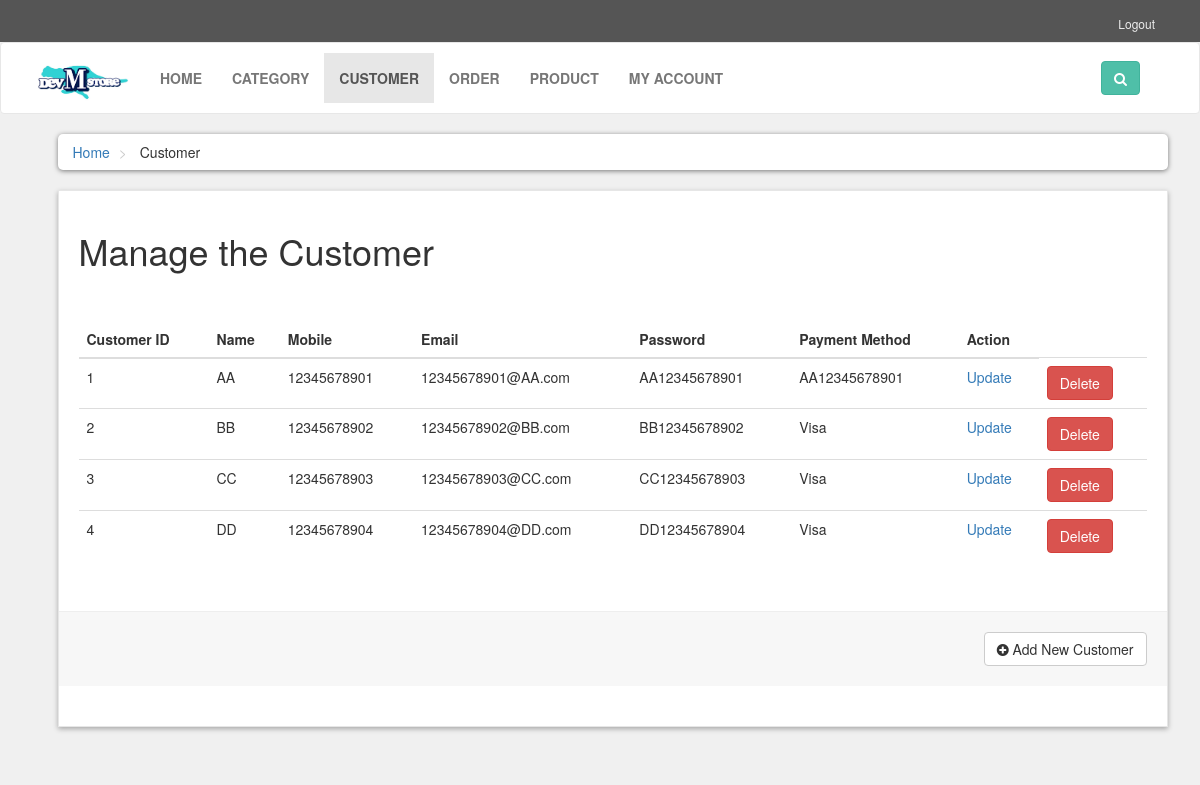
/customer.php, run on the app's committed database.
### tables this page shows
CREATE TABLE `customer` (
  `customer_id` int(11) NOT NULL,
  `customer_name` varchar(255) NOT NULL,
  `customer_mobile` varchar(255) NOT NULL,
  `customer_email` varchar(255) NOT NULL,
  `customer_password` varchar(255) NOT NULL,
  `customer_paymethod` varchar(255) NOT NULL
);

### customer.php (the view, shortened to what this page needs)
<!DOCTYPE html>
<html>
<head>
    <link rel="stylesheet" href="styles/bootstrap-337.min.css">
    <link rel="stylesheet" href="font-awsome/css/font-awesome.min.css">
    <link rel="stylesheet" href="styles/style.css">
</head>
<body>
<div id="top">
    <div class="container">
        <div class="col-md-6 offer">
        </div>
        <div class="col-md-6">
            <ul class="menu">
                <li>
                    <a href="index.php">Logout</a>
                </li>
            </ul>
        </div>
    </div>
</div>
<div id="navbar" class="navbar navbar-default">
    <div class="container">
        <div class="navbar-header">
            <a href="index1.php" class="navbar-brand home">
                <img src="images/logo.png" style='width: 100px;'alt="M-dev-Store Logo" class="hidden-xs">
            </a>
        </div>
        <div class="navbar-collapse collapse" id="navigation">
            <div class="padding-nav">
                <ul class="nav navbar-nav left">
                    <li >
                        <a href="index1.php">Home</a>
                    </li>
                    <li>
                        <a href="category.php">Category</a>
                    </li>
                    <li class="active">
                        <a href="customer.php">Customer</a>
                    </li>
                    <li>
                        <a href="order.php">Order</a>
                    </li>
                    <li>
                        <a href="products.php">Product</a>
                    </li>
		            <li>
                        <a href="my_account.php?1">My Account</a>
                    </li>
                </ul>
            </div>
            <div class="navbar-collapse collapse right">
                <button class="btn btn-primary navbar-btn" type="button" data-toggle="collapse" data-target="#search">
                    <i class="fa fa-search"></i>
                </button>
            </div>
        </div>
    </div>
</div>
<div id="content">
    <div class="container">
        <div class="col-md-12">
            <ul class="breadcrumb">
                <li>
                    <a href="index1.php">Home</a>
                </li>
                <li>
                    Customer
                </li>
            </ul>
        </div>
        <div id="order" class="col-md-9" style="width: 100%;">
            <div class="box">
                <form action="customer.php" method="post" enctype="multipart/form-data">
                    <h1>Manage the Customer</h1>
                    <br>
                    <br>
                    <div class="table-responsive">
                        <table class="table">
                            <thead>
                                <tr>
                                    <th>Customer ID</th>
                                    <th>Name</th>
                                    <th>Mobile</th>
                                    <th>Email</th>
                                    <th>Password</th>
                                    <th>Payment Method</th>
                                    <th>Action</th>
                                </tr>
                            </thead>
                            <tbody>
<?php
		$servername = "localhost";
		$username = "root";
		$password = "";
		$dbname = "admin_platform";
		$conn = mysqli_connect($servername, $username, $password, $dbname);
		$sql = "SELECT * FROM customer";
		$result = mysqli_query($conn, $sql);
		if (mysqli_num_rows($result) > 0) {
			while ($row = mysqli_fetch_assoc($result)) {
				$href= "edit_customer.php?" . $row["customer_id"];
				echo "<form method='post'>
						<tr>
						    <td>".$row["customer_id"]."</td>
							<td>".$row["customer_name"]."</td>
							<td>".$row["customer_mobile"]."</td>
							<td>".$row["customer_email"]."</td>
							<td>".$row["customer_password"]."</td>
							<td>".$row["customer_paymethod"]."</td>
							<td><a href='$href'>Update</a></td>
							<td>
								<input type='hidden' name='id' value='".$row["customer_id"]."'>
								<input class='btnn' style='width: auto' type='submit' name='delete' value='Delete'>
							</td>
						</tr>
                        </form>";
			}
    }else {
			echo "No customer found in database.";
		}
?>
                            </tbody>
                        </table>
                    </div>
                    <div class="box-footer">
                            <div class="pull-right">
                                <a href="add_customer.php" class="btn btn-default">
                                    <i class="fa fa-plus-circle"></i> Add New Customer
                                </a>
                            </div>
                    </div>
                </form>
            </div>
        </div>
    </div>
</div>
</body>
</html>

### styles/style.css (style rules this page uses)
body { font-size: 14px; line-height: 1.42857143; color: #333333; background: #f0f0f0; overflow-x: hidden; }
#top { background: #555555; padding: 10px 0; }
#top .offer { color: #ffffff; }
#top a { color: #ffffff; }
#top ul.menu { padding-top: 5px; margin: 0px; text-align: right; font-size: 12px; list-style: none; }
#top ul.menu > li { display: inline-block; }
#top ul.menu > li a { color: #eeeeee; }
.navbar { background: #ffffff; }
.navbar-collapse .right { float: right; }
.navbar-brand { float: left; padding: 10px 15px; font-size: 18px; line-height: 20px; height: 70px; }
.navbar ul.nav > li > a { text-transform: uppercase; font-weight: bold; font-size: 14px; }
.padding-nav { padding-top: 10px; }
.btn-primary { color: rgb(255, 255, 255); background: rgb(79, 191, 168); border-color: rgb(65, 179, 156); }
.box { background: #ffffff; margin: 0 0 30px; border: solid 1px #e6e6e6; box-sizing: border-box; padding: 20px; box-shadow: 0px 2px 5px rgba(0, 0, 0, .3); }
#content { padding-left: 25px; }
.breadcrumb { padding: 8px 15px; margin-bottom: 20px; background: #ffffff; border-radius: 5px; box-shadow: 0px 1px 5px rgba(0, 0, 0, .5); }
.breadcrumb> li + li:before { content: ">\00a0"; color: #cccccc; }
.box .box-footer { background-color: #f7f7f7; margin: 30px -20px 20px; padding: 20px; border-top: 1px solid #eeeeee; }
.box .box-footer:before, .box .box-footer:after { content: ""; display: table; }
.box .box-footer:after { clear: both; }

### customer.php (style rules this page uses)
.btnn { display: inline-block; padding: 6px 12px; margin-bottom: 0; font-size: 14px; font-weight: 400; line-height: 1.42857143; text-align: center; white-space: nowrap; vertical-align: middle; -ms-touch-action: manipulation; touch-action: manipulation; cursor: pointer; -webkit-user-select: none; -moz-user-select: none; -ms-user-select: none; user-select: none; background-image: none; border: 1px solid transparent; border-radius: 4px; color: #fff; background-color: #d9534f; border-color: #d43f3a; }

### data on the page
customer: customer_id "1", customer_name "AA", customer_mobile "12345678901", customer_email "12345678901@AA.com", customer_password "AA12345678901", customer_paymethod "AA12345678901"
customer: customer_id "2", customer_name "BB", customer_mobile "12345678902", customer_email "12345678902@BB.com", customer_password "BB12345678902", customer_paymethod "Visa"
customer: customer_id "3", customer_name "CC", customer_mobile "12345678903", customer_email "12345678903@CC.com", customer_password "CC12345678903", customer_paymethod "Visa"
customer: customer_id "4", customer_name "DD", customer_mobile "12345678904", customer_email "12345678904@DD.com", customer_password "DD12345678904", customer_paymethod "Visa"
